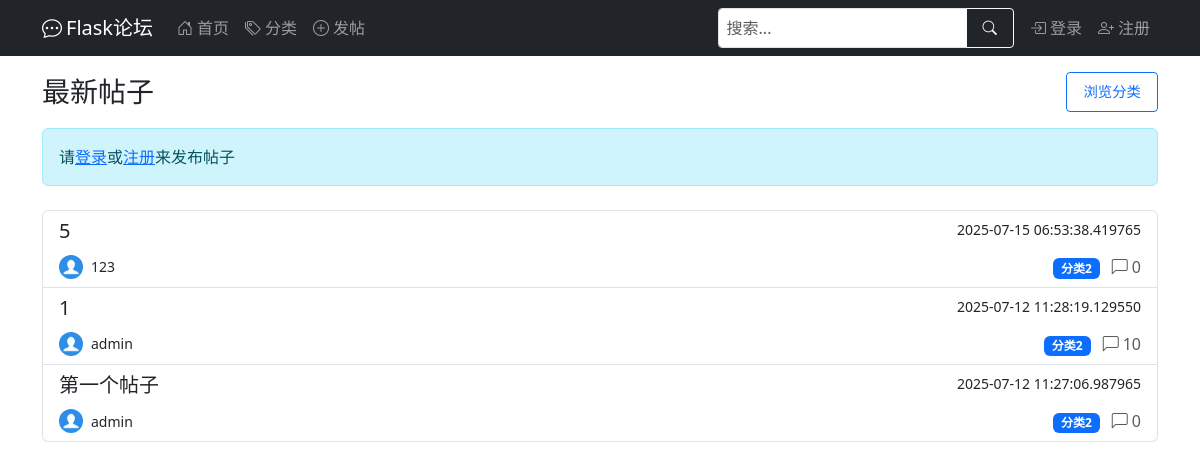
The app's page /, older data.
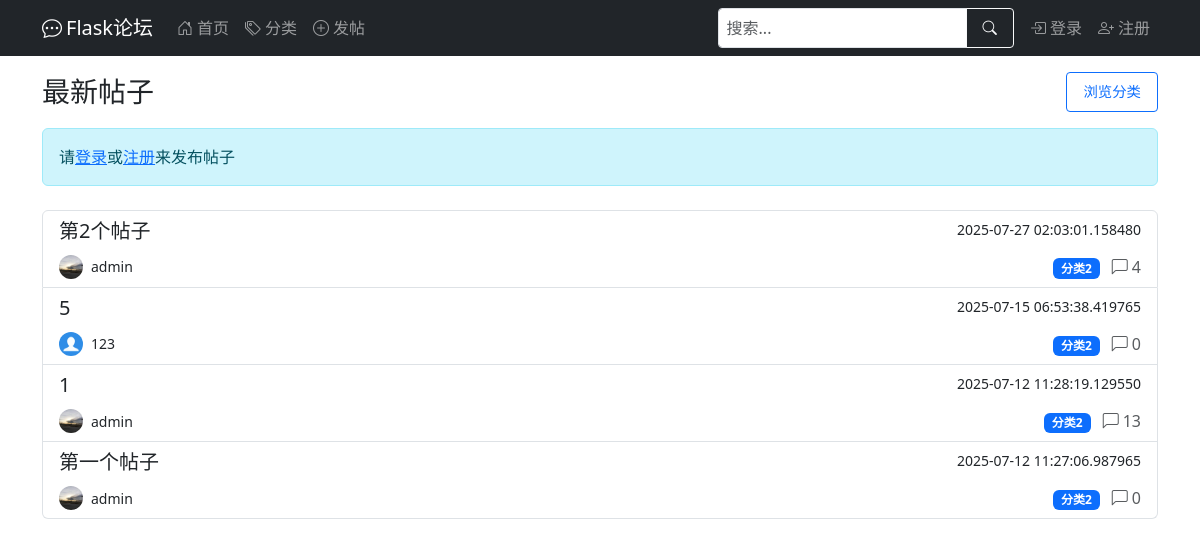
The same page, newer data.
### app/models.py (models this page shows, shortened)
class Post(db.Model):
    __tablename__ = 'post'
    id = db.Column(db.Integer, primary_key=True)
    title = db.Column(db.String(100), nullable=False)
    content = db.Column(db.Text, nullable=False)
    created_at = db.Column(db.DateTime, default=datetime.utcnow)
    last_updated = db.Column(db.DateTime, default=datetime.utcnow, onupdate=datetime.utcnow)
    views = db.Column(db.Integer, default=0)  # 浏览量
    user_id = db.Column(db.Integer, db.ForeignKey('user.id'), nullable=False)  # 对应user.id
    category_id = db.Column(db.Integer, db.ForeignKey('category.id'))  # 对应category.id
    comments = db.relationship('Comment', backref='post', lazy='select')  # post.comment查到所有评论
    _comment_count = db.Column('comment_count', db.Integer, default=0)
    @property
    def comment_count(self):
        return self._comment_count
    @comment_count.setter
    def comment_count(self, value):
        self._comment_count = value

class User(UserMixin, db.Model):
    __tablename__ = 'user'
    id = db.Column(db.Integer, primary_key=True)
    username = db.Column(db.String(64), index=True, unique=True, nullable=False)
    email = db.Column(db.String(120), index=True, unique=True, nullable=False)
    password_hash = db.Column(db.String(128), nullable=False)
    created_at = db.Column(db.DateTime, default=datetime.utcnow)
    last_seen = db.Column(db.DateTime, default=datetime.utcnow)
    about_me = db.Column(db.Text)
    avatar = db.Column(db.String(120), default='default.jpg')  # 头像
    permissions = db.Column(db.Integer, default=Permissions.USER)
    posts = db.relationship('Post', backref='author', lazy='dynamic')  # 在Post处能查到作者，用法：Post.author
    def avatar_url(self):
        return url_for('static', filename=f'profile_pics/{self.avatar}', _external=True)

class Category(db.Model):
    __tablename__ = 'category'
    id = db.Column(db.Integer, primary_key=True)
    name = db.Column(db.String(50), unique=True, nullable=False)
    posts = db.relationship('Post', backref='category', lazy=True)  # 从Post里能查到分类,Post.category

### app/routes.py (the view)
@main.route('/')
def index():
    page = request.args.get('page', 1, type=int)
    per_page = current_app.config.get('POSTS_PER_PAGE', 10)
    search_query = request.args.get('q', '')
    query = base_posts_query()
    if search_query:
        query = query.filter(Post.title.ilike(f'%{search_query}%'))
    query = query.order_by(Post.created_at.desc())
    pagination = query.paginate(page=page, per_page=per_page, error_out=False)
    posts = create_posts_with_comment_count(pagination)
    return render_template('index.html', posts=posts, search_query=search_query)

### app/utils.py (called while the page is built)
def create_posts_with_comment_count(pagination, category=None):
    posts = []
    for post, comment_count_val in pagination.items:
        new_post = Post(
            id=post.id,
            title=post.title,
            content=post.content,
            created_at=post.created_at,
            last_updated=post.last_updated,
            views=post.views,
            user_id=post.user_id,
            category_id=post.category_id,
            _comment_count=comment_count_val,
            author=post.author
        )
        new_post.category = category or post.category
        posts.append(new_post)
    return CustomPagination(
        items=posts,
        page=pagination.page,
        per_page=pagination.per_page,
        total=pagination.total
    )

### app/templates/index.html (shortened to what this page needs)
{% extends "base.html" %}
{% import "_pagination.html" as pagination %}
{% block content %}
<div class="d-flex justify-content-between align-items-center mb-3">
    <h1 class="h3 mb-0">最新帖子</h1>
    <a href="{{ url_for('main.list_categories') }}" class="btn btn-sm btn-outline-primary d-none d-md-inline-block">
        浏览分类
    </a>
</div>
{% if current_user.is_authenticated %}
<div class="d-grid gap-2 mb-4">
    <a href="{{ url_for('main.create_post') }}" class="btn btn-primary">
        <i class="bi bi-plus-circle me-1"></i> 发布新帖
    </a>
</div>
{% else %}
<div class="alert alert-info mb-4">
    请<a href="{{ url_for('auth.login') }}">登录</a>或<a href="{{ url_for('auth.register') }}">注册</a>来发布帖子
</div>
{% endif %}
{% if posts.items %}
<div class="list-group">
    {% for post in posts.items %}
    <a href="{{ url_for('main.post_detail', post_id=post.id) }}" class="list-group-item list-group-item-action">
        <div class="d-flex w-100 justify-content-between">
            <h5 class="mb-1">{{ post.title }}</h5>
            <small>{{ post.created_at }}</small>
        </div>
        <div class="d-flex justify-content-between align-items-center mt-2">
            <div class="d-flex align-items-center">
                <img src="{{ post.author.avatar_url() }}" class="rounded-circle me-2" width="24" height="24" alt="头像">
                <small>{{ post.author.username }}</small>
            </div>
            <div>
                {% if post.category %}
                <span class="badge bg-primary">{{ post.category.name }}</span>
                {% endif %}
                <span class="text-muted ms-2">
                    <i class="bi bi-chat-left me-1"></i>{{ post.comment_count }}
                </span>
            </div>
        </div>
    </a>
    {% endfor %}
</div>
{% endif %}
{% endblock %}

Row changes from the older to the newer data that the page shows:
added Post: title "第2个帖子", created_at "2025-07-27 02:03:01.158480", author.avatar_url (picture), author.username "admin", category.name "分类2", comment_count "4"
changed Post (number 3 of 4 on the later page): author.avatar_url: picture added in place of a placeholder; comment_count "10" → "13"
changed Post "第一个帖子": author.avatar_url: picture added in place of a placeholder
